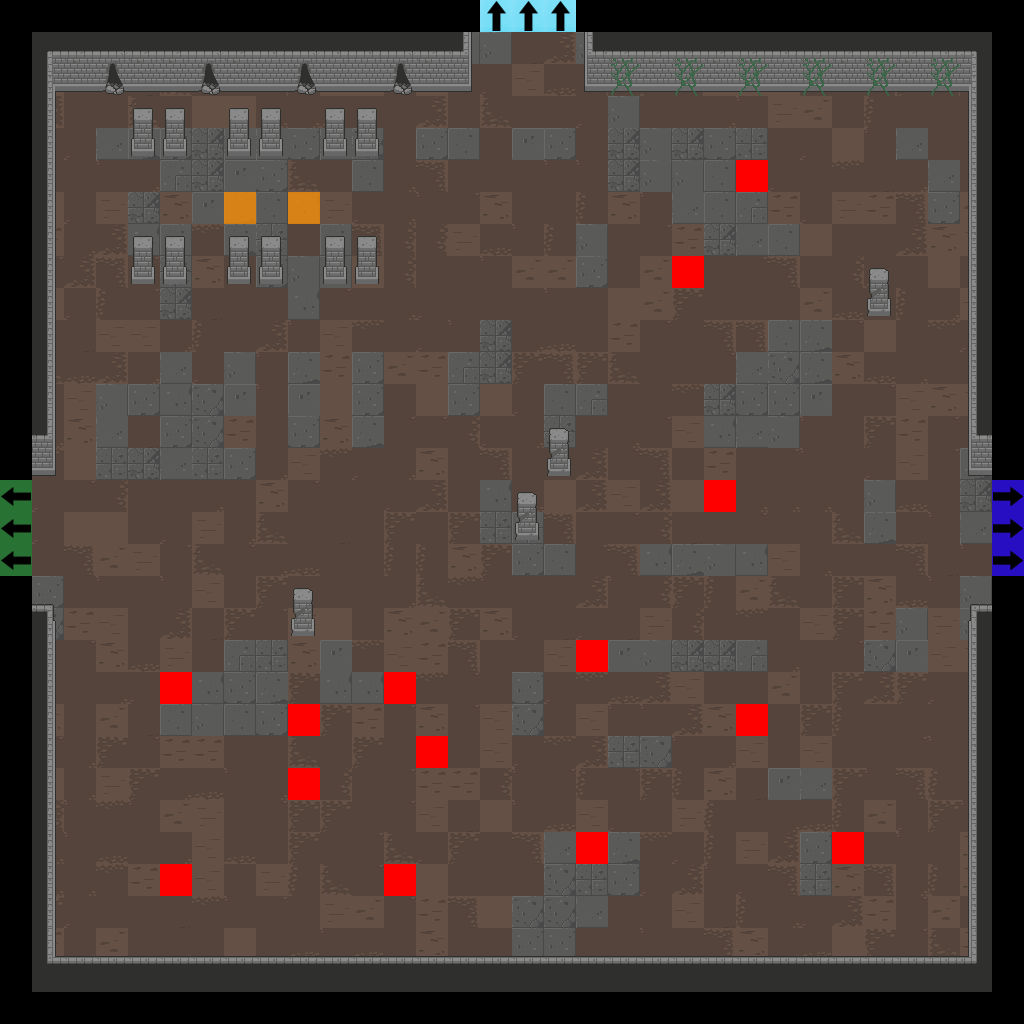

Below is a game level as drawn by its tile map, then a one-line description and the .tmx that defines it (tile-layer data replaced by summaries):
An orthogonal 32x32 tile map with 32x32 px tiles, 7 tile layers (Floor, Walls, Doors, Pillars, ...), 2 tilesets.

<map version="1.2" tiledversion="2019.04.18" orientation="orthogonal" renderorder="right-down" width="32" height="32" tilewidth="32" tileheight="32" infinite="0" nextlayerid="22" nextobjectid="1">
 <tileset firstgid="1" source="Dungeon_Tileset_2.tsx" />
 <tileset firstgid="321" source="flags.tsx" />
 <layer id="15" name="Floor" width="32" height="32">
  <data>[1024 cells, 900 non-empty, 42 distinct tile ids]</data>
 </layer>
 <layer id="16" name="Walls" width="32" height="32">
  <data>[1024 cells, 164 non-empty, 31 distinct tile ids]</data>
 </layer>
 <layer id="17" name="Doors" width="32" height="32">
  <data>[1024 cells, 0 non-empty, 0 distinct tile ids]</data>
 </layer>
 <layer id="18" name="Pillars" width="32" height="32">
  <data>[1024 cells, 32 non-empty, 4 distinct tile ids]</data>
 </layer>
 <layer id="19" name="Candles" width="32" height="32">
  <data>[1024 cells, 0 non-empty, 0 distinct tile ids]</data>
 </layer>
 <layer id="20" name="Debris" width="32" height="32">
  <data>[1024 cells, 12 non-empty, 2 distinct tile ids]</data>
 </layer>
 <layer id="21" name="Flags" width="32" height="32">
  <data>[1024 cells, 25 non-empty, 5 distinct tile ids]</data>
 </layer>
</map>
